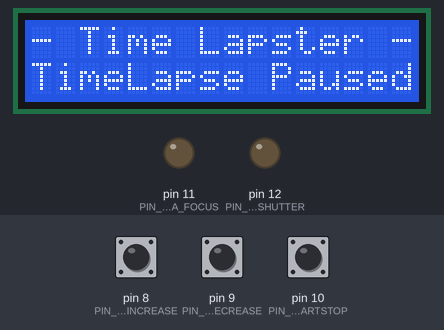
Bench run of a sketch on a simulated Arduino Uno, built with avr-gcc and run on an emulated ATmega328P. Shown: 16×2 character LCD, output pins drawn as LEDs (lit = HIGH). Inputs (shaded band) come from the test bench; at power-on: pin 10 (PIN_BUTTON_STARTSTOP) LOW, pin 9 (PIN_BUTTON_DECREASE) LOW, pin 8 (PIN_BUTTON_INCREASE) LOW. EEPROM starts erased; what the sketch prints to the serial monitor is not drawn.

Above: at 2.7 s.
2.8 s: pin 10 (PIN_BUTTON_STARTSTOP) pulled HIGH for 0.15 s
At 5.4 s:
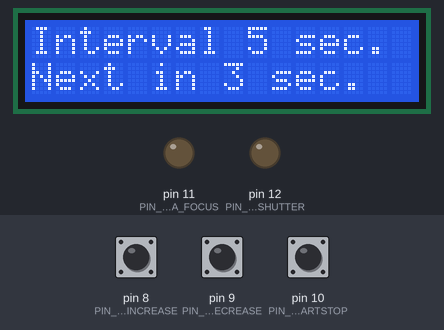
5.9 s: pin 10 (PIN_BUTTON_STARTSTOP) pulled HIGH for 1 s
At 6.9 s:
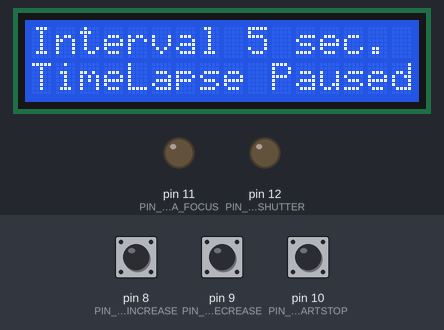
8.4 s: pin 10 (PIN_BUTTON_STARTSTOP) pulled HIGH for 0.15 s
At 9.7 s:
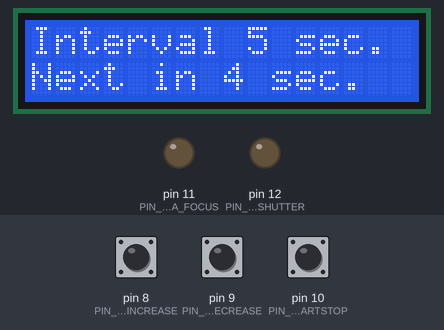
11.5 s: pin 9 (PIN_BUTTON_DECREASE) pulled HIGH for 3.2 s
At 14.8 s:
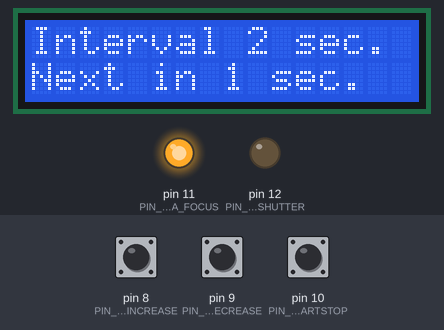
15.3 s: pin 8 (PIN_BUTTON_INCREASE) pulled HIGH for 0.15 s
At 17.36 s:
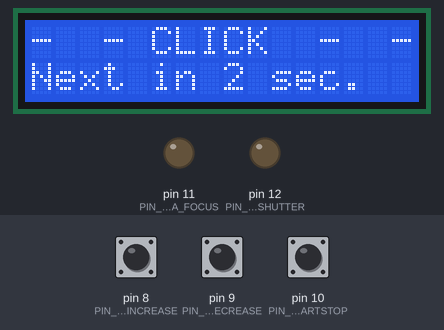
18.4 s: pin 8 (PIN_BUTTON_INCREASE) pulled HIGH for 1 s
At 20.7 s:
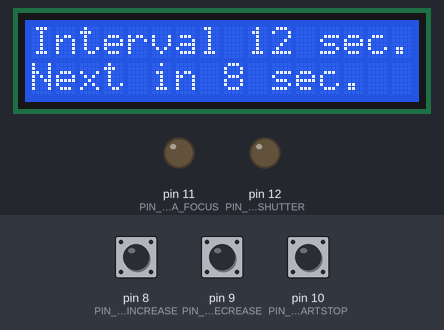
Timing chart, 0 to 29.7 s (numbered marks = the images above; inputs shaded):
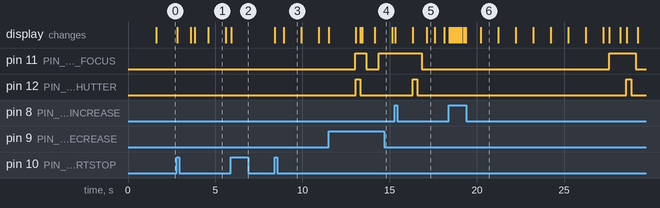

The sketch:

TimeLapser.ino
```cpp
#include <EEPROM.h>
#include <LiquidCrystal_I2C.h>

#define I2C_ADDR    0x3F
#define BACKLIGHT_PIN     3
#define En_pin  2
#define Rw_pin  1
#define Rs_pin  0
#define D4_pin  4
#define D5_pin  5
#define D6_pin  6
#define D7_pin  7

const int INTERVAL_MAX_VALUE    = 60;
const int INTERVAL_MIN_VALUE    = 2;

const int PIN_CAMERA_FOCUS      = 11;
const int PIN_CAMERA_SHUTTER    = 12;

const int PIN_BUTTON_INCREASE   = 8;
const int PIN_BUTTON_DECREASE   = 9;
const int PIN_BUTTON_STARTSTOP  = 10;

long _interval = 5;
int _intervalAddress = 0;

unsigned long _millisSinceLastShot = 0;
unsigned long _lastShotMillis = 0;
unsigned long _lastDisplayUpdateMillis = 2500;

int lastPressedButton = 0;
int buttonRepeatInterval = 1500;
int buttonWaitDelay = 50;
int buttonRepeatCount = 0;

LiquidCrystal_I2C  lcd(I2C_ADDR,En_pin,Rw_pin,Rs_pin,D4_pin,D5_pin,D6_pin,D7_pin);

bool _isEnabled = false;
bool _isFocusMessaged = false;

void setup() {
  Serial.begin(57600);
  pinMode(PIN_CAMERA_FOCUS, OUTPUT);
  pinMode(PIN_CAMERA_SHUTTER, OUTPUT);
  int eepromValue = EEPROM.read(_intervalAddress);
  if (eepromValue >= 2 && eepromValue <= 60){
    _interval = eepromValue;
  }

  lcd.begin (16,2); //  <<----- My LCD was 16x2
  lcd.setBacklightPin(BACKLIGHT_PIN,POSITIVE);
  lcd.setBacklight(HIGH);
  lcd.home (); // go home
  lcd.print("- Time Lapster -");
  lcd.setCursor(0, 1);
  lcd.print("Loading...");
  delay(1500);
}

void loop() {
  _millisSinceLastShot = (millis() - _lastShotMillis);
  if ((millis() - _lastDisplayUpdateMillis) > 1000){
    _lastDisplayUpdateMillis = millis();
    UpdateDisplay();
    Serial.print("Time since last shot: ");
    Serial.println(_millisSinceLastShot);
  }

  if (_isEnabled){
    if ((_millisSinceLastShot > 250) && (_millisSinceLastShot < 1000)){
      CameraRelease();
    }
    if ((_millisSinceLastShot > 1000) && (_millisSinceLastShot < 1250)){
      UpdateInterval();
    }
    if (_millisSinceLastShot > ((_interval * 1000) - 1000)){
      CameraFocus();
    }
    if (_millisSinceLastShot > (_interval * 1000)){
      CameraTakePicture();
      _lastShotMillis = millis();
    }
  }

  if (digitalRead(PIN_BUTTON_INCREASE) == HIGH){
    IncreaseInterval();
    WaitForButtonRelease(PIN_BUTTON_INCREASE);
  }
  if (digitalRead(PIN_BUTTON_DECREASE) == HIGH){
    DecreaseInterval();
    WaitForButtonRelease(PIN_BUTTON_DECREASE);
  }
  if (digitalRead(PIN_BUTTON_STARTSTOP) == HIGH){
    _isEnabled = !_isEnabled;
    if (_isEnabled){
      _lastShotMillis = millis();
      _millisSinceLastShot = 0;
    }
    UpdateDisplay();
    WaitForButtonRelease(PIN_BUTTON_STARTSTOP);
  }


}

void CameraFocus(){
  digitalWrite(PIN_CAMERA_FOCUS, HIGH);
  if (!_isFocusMessaged){
    lcd.setCursor(0, 0);
  lcd.print("-  - FOCUS  -  -");
    _isFocusMessaged = true;
  }
}
void CameraTakePicture(){
  digitalWrite(PIN_CAMERA_SHUTTER, HIGH);
  lcd.setCursor(0, 0);
  lcd.print("-  - CLICK  -  -");
  delay(250);
  digitalWrite(PIN_CAMERA_SHUTTER, LOW);
  _isFocusMessaged = false;
}
void CameraRelease(){
  digitalWrite(PIN_CAMERA_FOCUS, LOW);
  digitalWrite(PIN_CAMERA_SHUTTER, LOW);
}

void WaitForButtonRelease(int pin){
  buttonRepeatCount = 0;
  // This method allows the user to press and hold the button
  // to increase, or decrease the value of the interval. After
  // holding it for 2 seconds, the interval value will be increased
  // or decreased every half second.
  if (pin != PIN_BUTTON_STARTSTOP){
    if (lastPressedButton != pin){
      buttonRepeatInterval = 1500;
    } else {
      buttonRepeatInterval = 75;
    }

    // If a button is pressed, wait for the button
    // to be released, else the arduino loop would
    // see the button as pressed over and over again
    while ((digitalRead(pin) == HIGH) && ((buttonRepeatCount * buttonWaitDelay) < buttonRepeatInterval)){
      buttonRepeatCount++;
      delay(buttonWaitDelay);
    }
  } else {
    // This is not a repeatable button, so just wait
    // for the button release.
    while (digitalRead(pin) == HIGH){
      buttonRepeatCount++;
      delay(buttonWaitDelay);
    }
  }
  lastPressedButton = pin;
}


int IncreaseInterval(){
  if (_interval < INTERVAL_MAX_VALUE){
    _interval++;
  }
  SaveIntervalSetting();
}
int DecreaseInterval(){
  if (_interval > INTERVAL_MIN_VALUE){
    _interval--;
  }
  SaveIntervalSetting();
}
void SaveIntervalSetting(){
  EEPROM.write(_intervalAddress, _interval);
  Serial.print("Current interval ");
  Serial.println(_interval);
  UpdateInterval();
}

void UpdateDisplay(){
  String runningStatus = "TimeLapse Paused";
  if (_isEnabled){
    long intervalMillis = (_interval * 1000);
    long timeToNextPhotoMillis = intervalMillis - _millisSinceLastShot;
    long timeToNextPhoto = round(timeToNextPhotoMillis / 1000); // Add 400 to prevent nasty rounding differences
    runningStatus = "Next in " + String(timeToNextPhoto) + " sec.";
  }
  while (runningStatus.length() < 16){
    runningStatus += " ";
  }

  lcd.setCursor(0, 1);
  lcd.print(runningStatus);
}
void UpdateInterval(){
  String intervalSetting = "Interval " + String(_interval) + " sec.";
  while (intervalSetting.length() < 16){ intervalSetting += " "; }
  lcd.setCursor(0, 0);
  lcd.print(intervalSetting);
}
```

Measured:
- after the input at 2.8 s, the display: first changes at once (image 1 shows a later state)
- after the input at 5.9 s, pin 11 (PIN_CAMERA_FOCUS): stays LOW (without the input it goes to HIGH after 0.90 s); pin 12 (PIN_CAMERA_SHUTTER): stays LOW (without the input it goes to HIGH after 1.9 s); the display: changes at once (image 2)
- after the input at 8.4 s, the display: first changes at once (image 3 shows a later state)
- what the display in image 1 shows lasts 1.0 s, from 4.6 s to 5.6 s
- what the display in image 5 shows lasts 0.5 s, from 17.1 s to 17.6 s
